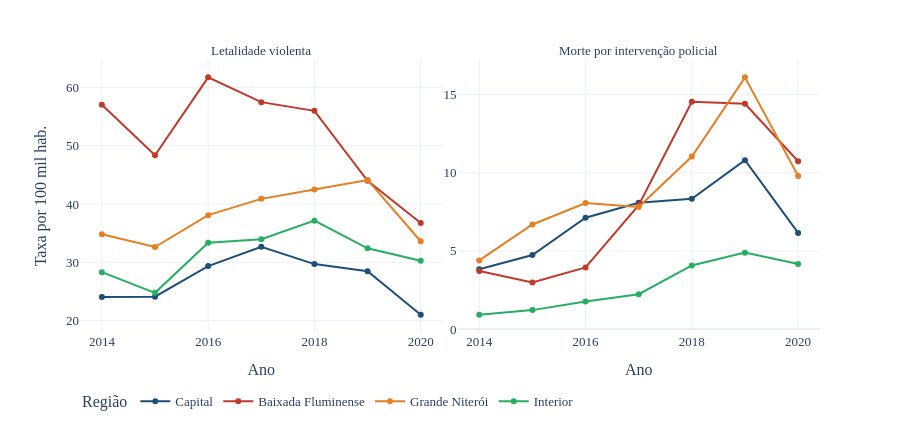

Notebook source saved alongside this figure:
### Code cell
analise.rq1_figura(t1).show()

### Figure 1 — Plotly figure (JSON) as saved in the notebook; plotly's stock layout.template omitted (floating-point values rounded to 4 significant figures)
{"data": [{"hovertemplate": "Região=Capital<br>indicador=Letalidade violenta<br>Ano=%{x}<br>Taxa por 100 mil hab.=%{y}<extra></extra>", "legendgroup": "Capital", "line": {"color": "#1f4e79", "dash": "solid"}, "marker": {"symbol": "circle"}, "mode": "lines+markers", "name": "Capital", "orientation": "v", "showlegend": true, "type": "scatter", "x": [2014, 2015, 2016, 2017, 2018, 2019, 2020], "xaxis": "x", "y": [24.05, 24.12, 29.37, 32.68, 29.71, 28.47, 21.04], "yaxis": "y"}, {"hovertemplate": "Região=Capital<br>indicador=Morte por intervenção policial<br>Ano=%{x}<br>Taxa por 100 mil hab.=%{y}<extra></extra>", "legendgroup": "Capital", "line": {"color": "#1f4e79", "dash": "solid"}, "marker": {"symbol": "circle"}, "mode": "lines+markers", "name": "Capital", "orientation": "v", "showlegend": false, "type": "scatter", "x": [2014, 2015, 2016, 2017, 2018, 2019, 2020], "xaxis": "x2", "y": [3.83, 4.74, 7.12, 8.08, 8.34, 10.81, 6.15], "yaxis": "y2"}, {"hovertemplate": "Região=Baixada Fluminense<br>indicador=Letalidade violenta<br>Ano=%{x}<br>Taxa por 100 mil hab.=%{y}<extra></extra>", "legendgroup": "Baixada Fluminense", "line": {"color": "#c0392b", "dash": "solid"}, "marker": {"symbol": "circle"}, "mode": "lines+markers", "name": "Baixada Fluminense", "orientation": "v", "showlegend": true, "type": "scatter", "x": [2014, 2015, 2016, 2017, 2018, 2019, 2020], "xaxis": "x", "y": [57.03, 48.36, 61.72, 57.47, 55.98, 43.99, 36.76], "yaxis": "y"}, {"hovertemplate": "Região=Baixada Fluminense<br>indicador=Morte por intervenção policial<br>Ano=%{x}<br>Taxa por 100 mil hab.=%{y}<extra></extra>", "legendgroup": "Baixada Fluminense", "line": {"color": "#c0392b", "dash": "solid"}, "marker": {"symbol": "circle"}, "mode": "lines+markers", "name": "Baixada Fluminense", "orientation": "v", "showlegend": false, "type": "scatter", "x": [2014, 2015, 2016, 2017, 2018, 2019, 2020], "xaxis": "x2", "y": [3.71, 2.98, 3.94, 7.93, 14.55, 14.42, 10.74], "yaxis": "y2"}, {"hovertemplate": "Região=Grande Niterói<br>indicador=Letalidade violenta<br>Ano=%{x}<br>Taxa por 100 mil hab.=%{y}<extra></extra>", "legendgroup": "Grande Niterói", "line": {"color": "#e67e22", "dash": "solid"}, "marker": {"symbol": "circle"}, "mode": "lines+markers", "name": "Grande Niterói", "orientation": "v", "showlegend": true, "type": "scatter", "x": [2014, 2015, 2016, 2017, 2018, 2019, 2020], "xaxis": "x", "y": [34.81, 32.63, 38.1, 40.89, 42.51, 44.13, 33.62], "yaxis": "y"}, {"hovertemplate": "Região=Grande Niterói<br>indicador=Morte por intervenção policial<br>Ano=%{x}<br>Taxa por 100 mil hab.=%{y}<extra></extra>", "legendgroup": "Grande Niterói", "line": {"color": "#e67e22", "dash": "solid"}, "marker": {"symbol": "circle"}, "mode": "lines+markers", "name": "Grande Niterói", "orientation": "v", "showlegend": false, "type": "scatter", "x": [2014, 2015, 2016, 2017, 2018, 2019, 2020], "xaxis": "x2", "y": [4.39, 6.69, 8.07, 7.81, 11.04, 16.11, 9.79], "yaxis": "y2"}, {"hovertemplate": "Região=Interior<br>indicador=Letalidade violenta<br>Ano=%{x}<br>Taxa por 100 mil hab.=%{y}<extra></extra>", "legendgroup": "Interior", "line": {"color": "#27ae60", "dash": "solid"}, "marker": {"symbol": "circle"}, "mode": "lines+markers", "name": "Interior", "orientation": "v", "showlegend": true, "type": "scatter", "x": [2014, 2015, 2016, 2017, 2018, 2019, 2020], "xaxis": "x", "y": [28.33, 24.78, 33.36, 33.98, 37.15, 32.42, 30.27], "yaxis": "y"}, {"hovertemplate": "Região=Interior<br>indicador=Morte por intervenção policial<br>Ano=%{x}<br>Taxa por 100 mil hab.=%{y}<extra></extra>", "legendgroup": "Interior", "line": {"color": "#27ae60", "dash": "solid"}, "marker": {"symbol": "circle"}, "mode": "lines+markers", "name": "Interior", "orientation": "v", "showlegend": false, "type": "scatter", "x": [2014, 2015, 2016, 2017, 2018, 2019, 2020], "xaxis": "x2", "y": [0.92, 1.21, 1.76, 2.23, 4.07, 4.89, 4.16], "yaxis": "y2"}], "layout": {"annotations": [{"font": {}, "showarrow": false, "text": "Letalidade violenta", "x": 0.245, "xanchor": "center", "xref": "paper", "y": 1, "yanchor": "bottom", "yref": "paper"}, {"font": {}, "showarrow": false, "text": "Morte por intervenção policial", "x": 0.755, "xanchor": "center", "xref": "paper", "y": 1, "yanchor": "bottom", "yref": "paper"}], "font": {"family": "Georgia, serif", "size": 13}, "height": 430, "legend": {"orientation": "h", "title": {"text": "Região"}, "tracegroupgap": 0, "y": -0.2}, "margin": {"t": 60}, "xaxis": {"anchor": "y", "domain": [0, 0.49], "title": {"text": "Ano"}}, "xaxis2": {"anchor": "y2", "domain": [0.51, 1], "matches": "x", "title": {"text": "Ano"}}, "yaxis": {"anchor": "x", "domain": [0, 1], "showticklabels": true, "title": {"text": "Taxa por 100 mil hab."}}, "yaxis2": {"anchor": "x2", "domain": [0, 1], "showticklabels": true}}}
